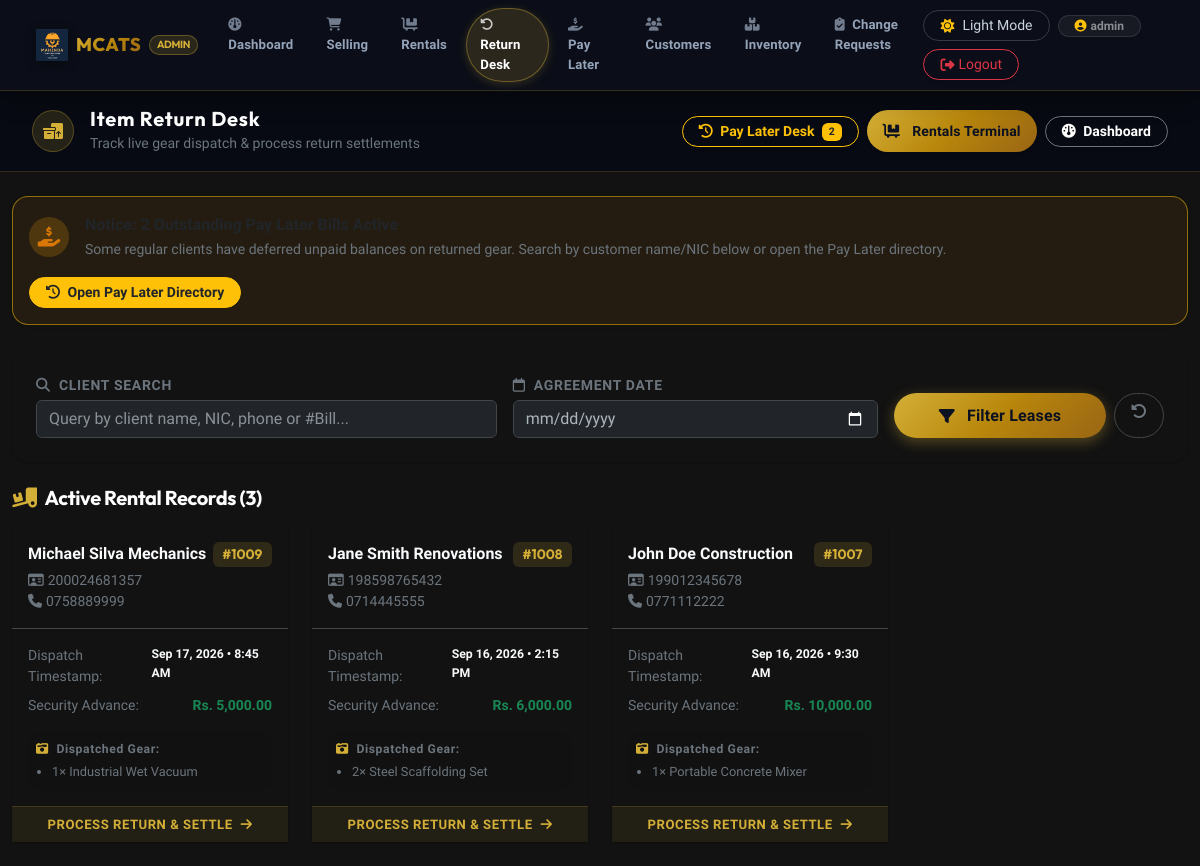
The app's page /views/pos/return_items.php (signed in) with its own data.
### tables this page shows
CREATE TABLE IF NOT EXISTS `transactions` (
    `bill_number` int(11) NOT NULL AUTO_INCREMENT,
    `session_id` int(11) DEFAULT NULL,
    `customer_nic` varchar(20) DEFAULT NULL,
    `type` varchar(50) NOT NULL,
    `subtotal_lkr` decimal(10,2) DEFAULT 0.00,
    `discount_type` varchar(20) DEFAULT 'none',
    `discount_value` decimal(10,2) DEFAULT 0.00,
    `discount_amount` decimal(10,2) DEFAULT 0.00,
    `total_lkr` decimal(10,2) NOT NULL,
    `received_amount` decimal(10,2) DEFAULT 0.00,
    `balance_amount` decimal(10,2) DEFAULT 0.00,
    `advance_paid` decimal(10,2) DEFAULT 0.00,
    `free_equipment` text DEFAULT NULL,
    `notes` text DEFAULT NULL,
    `status` varchar(50) DEFAULT 'ongoing',
    `transaction_date` timestamp NOT NULL DEFAULT current_timestamp(),
    PRIMARY KEY (`bill_number`)
);

CREATE TABLE IF NOT EXISTS `customers` (
    `nic_number` varchar(20) NOT NULL,
    `phone_number` varchar(15) NOT NULL,
    `full_name` varchar(100) NOT NULL,
    `address` text DEFAULT NULL,
    PRIMARY KEY (`nic_number`)
);

CREATE TABLE IF NOT EXISTS `transaction_items` (
    `id` int(11) NOT NULL AUTO_INCREMENT,
    `bill_number` int(11) DEFAULT NULL,
    `item_id` int(11) DEFAULT NULL,
    `quantity` int(11) DEFAULT NULL,
    `unit_price` decimal(10,2) DEFAULT NULL,
    `billed_days` int(11) DEFAULT NULL,
    `is_free` tinyint(1) DEFAULT 0,
    PRIMARY KEY (`id`)
);

CREATE TABLE IF NOT EXISTS `inventory` (
    `item_id` int(11) NOT NULL AUTO_INCREMENT,
    `item_name` varchar(100) NOT NULL,
    `category` enum(
        'Power Tools',
        'Hardware Goods',
        'Rental Items'
    ) NOT NULL,
    `price_per_unit` decimal(10,2) NOT NULL,
    `stock_quantity` int(11) DEFAULT 0,
    `item_image` varchar(255) DEFAULT 'default.png',
    `status` varchar(50) DEFAULT 'available',
    `bought_price` varchar(50) DEFAULT NULL,
    PRIMARY KEY (`item_id`)
);

### views/pos/return_items.php (the view, shortened to what this page needs)
<?php
include_once __DIR__ . '/../../db.php';
$date_filter = isset($_GET['date']) ? $_GET['date'] : 'all';
$search_filter = isset($_GET['search']) ? trim($_GET['search']) : '';
$pay_later_count_res = $conn->query("SELECT COUNT(*) as cnt FROM transactions WHERE type='renting' AND status='pay_later'");
$all_pay_later_total = 0;
if ($pay_later_count_res) {
    $row = $pay_later_count_res->fetch_assoc();
    $all_pay_later_total = intval($row['cnt'] ?? 0);
}
$sql = "SELECT t.*, c.full_name as c_name, c.phone_number as c_phone
        FROM transactions t
        LEFT JOIN customers c ON t.customer_nic = c.nic_number
        WHERE t.type='renting' AND t.status='ongoing'";
$sql .= " ORDER BY t.transaction_date DESC";
$stmt = $conn->prepare($sql);
$stmt->execute();
$rentals_result = $stmt->get_result();
?>
<!DOCTYPE html>
<html lang="en">
<head>
    <link href="https://cdn.jsdelivr.net/npm/bootstrap@5.3.0/dist/css/bootstrap.min.css" rel="stylesheet">
    <link rel="stylesheet" href="https://cdnjs.cloudflare.com/ajax/libs/font-awesome/6.4.0/css/all.min.css">
    <link rel="stylesheet" href="../../css/luxury.css">
</head>
<body>
    <?php include_once __DIR__ . '/../includes/navbar.php'; ?>
    <div class="top-navbar d-flex justify-content-between align-items-center flex-wrap gap-3">
        <div class="d-flex align-items-center gap-3">
            <div class="d-flex align-items-center justify-content-center rounded-circle" style="width: 42px; height: 42px; background: rgba(212, 175, 55, 0.15); border: 1px solid rgba(212, 175, 55, 0.3);">
                <i class="fa-solid fa-boxes-packing" style="color: var(--gold-primary);"></i>
            </div>
            <div>
                <h5 class="mb-0 fw-bold text-white" style="font-family: 'Outfit', sans-serif; letter-spacing: 0.04em;">Item Return Desk</h5>
                <small class="text-secondary">Track live gear dispatch & process return settlements</small>
            </div>
        </div>
        <div class="d-flex align-items-center gap-2">
            <a href="pay_later.php" class="btn btn-sm btn-outline-warning rounded-pill px-3 fw-semibold shadow-sm border-warning">
                <i class="fa-solid fa-clock-rotate-left me-1"></i> Pay Later Desk
                <?php if ($all_pay_later_total > 0): ?>
                    <span class="badge bg-warning text-dark ms-1"><?php echo $all_pay_later_total; ?></span>
                <?php endif; ?>
            </a>
            <a href="rent.php" class="btn btn-sm btn-luxury-gold rounded-pill px-3 fw-bold shadow-sm">
                <i class="fa-solid fa-cart-flatbed me-1"></i> Rentals Terminal
            </a>
            <a href="../admin/home.php" class="btn btn-sm btn-outline-secondary text-white rounded-pill px-3 fw-semibold shadow-sm border-secondary">
                <i class="fa-solid fa-gauge me-1"></i> Dashboard
            </a>
        </div>
    </div>
    <div class="container-fluid py-4 flex-grow-1" style="max-width: 1400px; margin: 0 auto;">
        <?php if ($all_pay_later_total > 0 && empty($search_filter)): ?>
            <div class="alert alert-warning border-warning border-opacity-50 rounded-4 shadow-sm p-3 mb-4 d-flex align-items-center justify-content-between flex-wrap gap-3" style="background: rgba(245, 158, 11, 0.08);">
                <div class="d-flex align-items-center gap-3">
                    <div class="rounded-circle d-flex align-items-center justify-content-center" style="width: 40px; height: 40px; background: rgba(245, 158, 11, 0.2); color: #d97706;">
                        <i class="fa-solid fa-hand-holding-dollar fs-5"></i>
                    </div>
                    <div>
                        <strong class="text-dark d-block">Notice: <?php echo $all_pay_later_total; ?> Outstanding Pay Later Bill<?php echo $all_pay_later_total > 1 ? 's' : ''; ?> Active</strong>
                        <span class="text-secondary small">Some regular clients have deferred unpaid balances on returned gear. Search by customer name/NIC below or open the Pay Later directory.</span>
                    </div>
                </div>
                <a href="pay_later.php" class="btn btn-warning btn-sm rounded-pill fw-bold px-3 text-dark">
                    <i class="fa-solid fa-clock-rotate-left me-1"></i> Open Pay Later Directory
                </a>
            </div>
        <?php endif; ?>
        <div class="card p-3 p-md-4 mb-4 rounded-4" style="background: var(--luxury-card-bg); border: 1px solid var(--luxury-card-border); box-shadow: var(--shadow-sm);">
            <form method="GET" class="row align-items-end g-3">
                <div class="col-md-5">
                    <label class="form-label fw-bold text-secondary small mb-1 text-uppercase" style="letter-spacing: 0.05em;">
                        <i class="fa-solid fa-magnifying-glass me-1"></i> Client Search
                    </label>
                    <input type="text" name="search" class="form-control border-secondary-subtle" placeholder="Query by client name, NIC, phone or #Bill..." value="<?php echo htmlspecialchars($search_filter); ?>">
                </div>
                <div class="col-md-4">
                    <label class="form-label fw-bold text-secondary small mb-1 text-uppercase" style="letter-spacing: 0.05em;">
                        <i class="fa-regular fa-calendar me-1"></i> Agreement Date
                    </label>
                    <input type="date" name="date" class="form-control border-secondary-subtle" value="<?php echo $date_filter !== 'all' ? htmlspecialchars($date_filter) : ''; ?>">
                </div>
                <div class="col-md-3 d-flex gap-2">
                    <button type="submit" class="btn btn-luxury-gold flex-grow-1 fw-bold rounded-pill">
                        <i class="fa-solid fa-filter me-1"></i> Filter Leases
                    </button>
                    <a href="return_items.php" class="btn btn-outline-secondary border-secondary-subtle rounded-pill px-3" title="Reset">
                        <i class="fa-solid fa-rotate-left"></i>
                    </a>
                </div>
            </form>
        </div>
        <div class="d-flex align-items-center justify-content-between mb-3">
            <h5 class="fw-bold mb-0 text-white d-flex align-items-center gap-2">
                <i class="fa-solid fa-truck-ramp-box" style="color: var(--gold-primary);"></i> Active Rental Records (<?php echo $rentals_result ? $rentals_result->num_rows : 0; ?>)
            </h5>
        </div>
        <div class="row g-4">
            <?php if ($rentals_result && $rentals_result->num_rows > 0): ?>
                <?php while($rental = $rentals_result->fetch_assoc()): ?>
                    <?php
                        $tid = $rental['bill_number'];
                        $i_sql = "SELECT i.item_name, ti.quantity FROM transaction_items ti JOIN inventory i ON ti.item_id = i.item_id WHERE ti.bill_number = ?";
                        $i_stmt = $conn->prepare($i_sql);
                        $i_stmt->bind_param("i", $tid);
                        $i_stmt->execute();
                        $items_res = $i_stmt->get_result();
                        $cname = !empty($rental['c_name']) ? $rental['c_name'] : "Walk-in Client";
                        $cphone = !empty($rental['c_phone']) ? $rental['c_phone'] : "No Phone";
                        $cnic = !empty($rental['customer_nic']) ? $rental['customer_nic'] : "Unspecified";
                        $date_fmt = date("M j, Y", strtotime($rental['transaction_date'])) . ' &bull; ' . date("g:i A", strtotime($rental['transaction_date']));
                    ?>
                    <div class="col-md-6 col-lg-4 col-xl-3">
                        <a href="return_checkout.php?bill_id=<?php echo $tid; ?>" class="rental-card h-100">
                            <div class="p-3 border-bottom border-secondary-subtle d-flex justify-content-between align-items-start">
                                <div>
                                    <div class="fw-bold fs-6 mb-1 text-truncate" title="<?php echo htmlspecialchars($cname); ?>"><?php echo htmlspecialchars($cname); ?></div>
                                    <div class="text-secondary small">
                                        <i class="fa-regular fa-id-card me-1"></i><?php echo htmlspecialchars($cnic); ?>
                                    </div>
                                    <div class="text-secondary small">
                                        <i class="fa-solid fa-phone me-1"></i><?php echo htmlspecialchars($cphone); ?>
                                    </div>
                                </div>
                                <span class="badge" style="background: rgba(212, 175, 55, 0.15); color: var(--gold-primary); font-family: 'Outfit', sans-serif; font-size: 0.85rem; padding: 0.35rem 0.6rem;">
                                    #<?php echo $tid; ?>
                                </span>
                            </div>
                            <div class="p-3 flex-grow-1">
                                <div class="d-flex justify-content-between mb-2 small">
                                    <span class="text-secondary">Dispatch Timestamp:</span>
                                    <span class="fw-semibold small"><?php echo $date_fmt; ?></span>
                                </div>
                                <div class="d-flex justify-content-between mb-3 small">
                                    <span class="text-secondary">Security Advance:</span>
                                    <span class="fw-bold text-success">Rs. <?php echo number_format($rental['advance_paid'], 2); ?></span>
                                </div>
                                <div class="p-2 rounded-3 small" style="background: rgba(0, 0, 0, 0.03); border: 1px solid var(--luxury-card-border);">
                                    <strong class="d-block mb-1 text-secondary" style="font-size: 0.76rem; text-uppercase; letter-spacing: 0.05em;">
                                        <i class="fa-solid fa-camera-retro me-1" style="color: var(--gold-primary);"></i> Dispatched Gear:
                                    </strong>
                                    <ul class="mb-0 ps-3 text-secondary" style="font-size: 0.8rem;">
                                        <?php
                                        $count = 0;
                                        while($it = $items_res->fetch_assoc()) {
                                            if($count < 3) {
                                                echo "<li>" . htmlspecialchars($it['quantity']) . "× " . htmlspecialchars($it['item_name']) . "</li>";
                                            }
                                            $count++;
                                        }
                                        ?>
                                    </ul>
                                </div>
                            </div>
                            <div class="rental-card-footer p-2 text-center text-uppercase">
                                Process Return & Settle <i class="fa-solid fa-arrow-right ms-1"></i>
                            </div>
                        </a>
                    </div>
                <?php endwhile; ?>
            <?php endif; ?>
        </div>
    </div>
</body>
</html>

### css/luxury.css (style rules this page uses)
:root { --font-heading: 'Outfit', sans-serif; --font-body: 'Plus Jakarta Sans', sans-serif; --bg-base: #f8fafc; --bg-surface: #ffffff; --bg-surface-elevated: #f1f5f9; --bg-glass: rgba(255, 255, 255, 0.88); --border-subtle: rgba(15, 23, 42, 0.08); --border-card: rgba(15, 23, 42, 0.06); --border-gold: rgba(212, 175, 55, 0.35); --text-main: #0f172a; --text-secondary: #334155; --text-muted: #64748b; --text-inverse: #ffffff; --gold-primary: #d4af37; --gold-dark: #b8860b; --gold-light: #fef3c7; --gold-hover: #c59b27; --gold-gradient: linear-gradient(135deg, #d4af37 0%, #b8860b 50%, #996515 100%); --gold-subtle-bg: rgba(212, 175, 55, 0.08); --gold-glow: 0 0 20px rgba(212, 175, 55, 0.25); --obsidian-dark: #070a12; --obsidian-sidebar: #0b1120; --obsidian-card: #111827; --obsidian-border: rgba(255, 255, 255, 0.08); --success-emerald: #10b981; --success-gradient: linear-gradient(135deg, #10b981 0%, #059669 100%); --danger-crimson: #ef4444; --info-sapphire: #3b82f6; --shadow-sm: 0 1px 2px rgba(0, 0, 0, 0.05); --shadow-md: 0 4px 12px -2px rgba(15, 23, 42, 0.08), 0 2px 6px -1px rgba(15, 23, 42, 0.04); --shadow-lg: 0 12px 32px -4px rgba(15, 23, 42, 0.08), 0 4px 12px -2px rgba(15, 23, 42, 0.03); --shadow-luxury: 0 20px 40px -15px rgba(0, 0, 0, 0.08), 0 0 1px 1px rgba(0, 0, 0, 0.04); }
[data-bs-theme="dark"] { --bg-base: #070a12; --bg-surface: #0f172a; --bg-surface-elevated: #1e293b; --bg-glass: rgba(15, 23, 42, 0.85); --border-subtle: rgba(255, 255, 255, 0.08); --border-card: rgba(255, 255, 255, 0.06); --border-gold: rgba(212, 175, 55, 0.4); --text-main: #f8fafc; --text-secondary: #cbd5e1; --text-muted: #94a3b8; --text-inverse: #070a12; --gold-subtle-bg: rgba(212, 175, 55, 0.12); --shadow-sm: 0 1px 2px rgba(0, 0, 0, 0.3); --shadow-md: 0 4px 14px -2px rgba(0, 0, 0, 0.4); --shadow-lg: 0 14px 36px -4px rgba(0, 0, 0, 0.5); --shadow-luxury: 0 20px 45px -10px rgba(0, 0, 0, 0.6), 0 0 1px 1px rgba(255, 255, 255, 0.06); }
body { font-family: var(--font-body); background-color: var(--bg-base); color: var(--text-main); transition: background-color 0.3s ease, color 0.3s ease; -webkit-font-smoothing: antialiased; -moz-osx-font-smoothing: grayscale; }
h1, h2, h3, h4, h5, h6, .navbar-brand, .luxury-brand { font-family: var(--font-heading); letter-spacing: -0.02em; font-weight: 700; }
.btn-luxury-gold { background: var(--gold-gradient); color: #0b1120 !important; font-family: var(--font-body); font-weight: 700; border: none; border-radius: 10px; padding: 0.65rem 1.4rem; letter-spacing: 0.01em; box-shadow: 0 4px 14px rgba(212, 175, 55, 0.35); transition: all 0.25s ease; display: inline-flex; align-items: center; justify-content: center; gap: 0.5rem; }

### views/pos/return_items.php (style rules this page uses)
body { font-family: 'Plus Jakarta Sans', sans-serif; background: var(--luxury-body-bg); min-height: 100vh; display: flex; flex-direction: column; }
.top-navbar { background: #070a12; border-bottom: 1px solid rgba(212, 175, 55, 0.2); padding: 1rem 2rem; }
.rental-card { background: var(--luxury-card-bg); border: 1px solid var(--luxury-card-border); border-radius: var(--radius-xl); transition: all 0.26s ease; text-decoration: none; color: inherit; display: flex; flex-direction: column; overflow: hidden; box-shadow: var(--shadow-sm); }
.rental-card-footer { background: rgba(212, 175, 55, 0.08); border-top: 1px solid rgba(212, 175, 55, 0.18); color: var(--gold-primary); font-weight: 700; font-size: 0.82rem; letter-spacing: 0.04em; transition: all 0.2s ease; }

### records on screen
transactions: customers.full_name "Michael Silva Mechanics", customer_nic "200024681357", customers.phone_number "0758889999", bill_number "1009", transaction_date "Sep 17, 2026 • 8:45 AM", advance_paid "5,000.00"
transaction_items: quantity "1", item.item_name "Industrial Wet Vacuum"
transactions: customers.full_name "Jane Smith Renovations", customer_nic "198598765432", customers.phone_number "0714445555", bill_number "1008", transaction_date "Sep 16, 2026 • 2:15 PM", advance_paid "6,000.00"
transaction_items: quantity "2", item.item_name "Steel Scaffolding Set"
transactions: customers.full_name "John Doe Construction", customer_nic "199012345678", customers.phone_number "0771112222", bill_number "1007", transaction_date "Sep 16, 2026 • 9:30 AM", advance_paid "10,000.00"
transaction_items: quantity "1", item.item_name "Portable Concrete Mixer"

### other values on screen
$user_name "admin"
$all_pay_later_total "2"
$rentals_result->num_rows "3"
